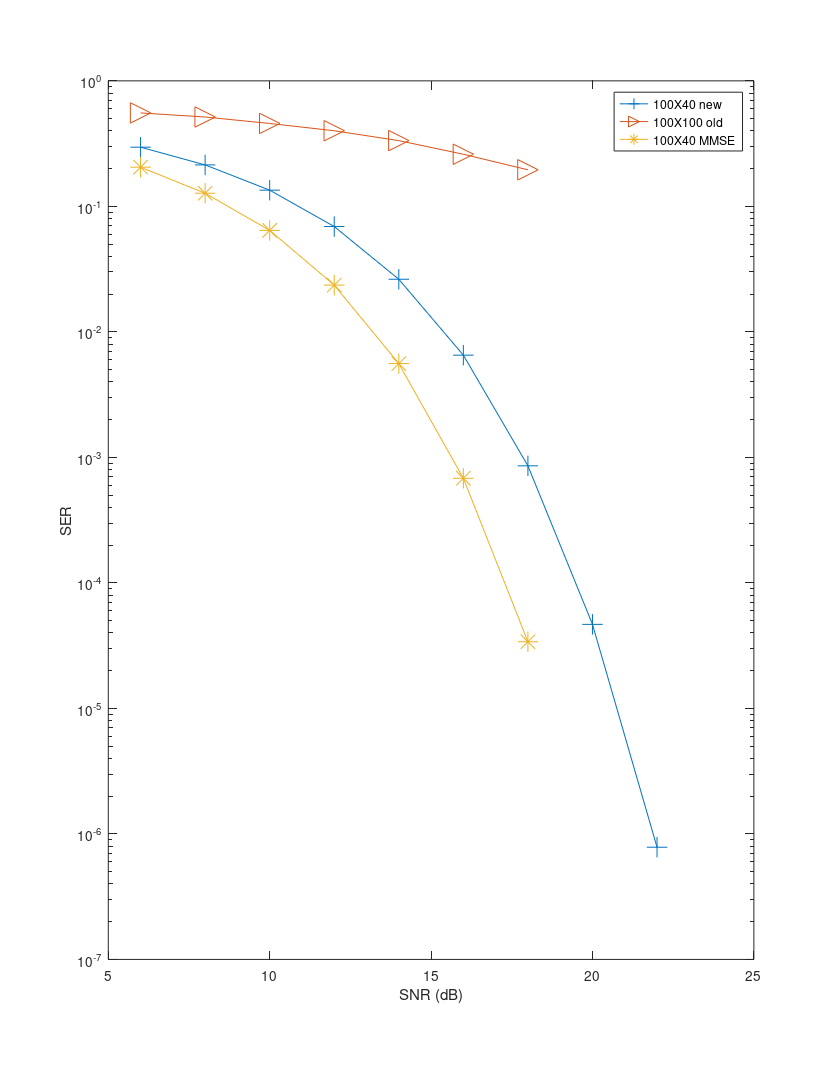

MATLAB code to generate this figure:
%this is for ploting the figure of SNR-BER curve
% sim8_4_0_18=[0.22589062154, 0.15894874930, 0.08640749753, 0.03090812452, 0.00636250013, 0.00079124997, 0.00005481876,0.00000279009,0.00000014225951464822, 0.00000000451437990952];
% sim8_16_0_18=[0.25537124276, 0.22414547205, 0.19270686805, 0.15720969439, 0.10538093746, 0.04198125005, 0.00701593747, 0.00052656251,0.00004961727, 0.00000235999];
% sim8_64_0_22=[0.30989542603, 0.28304228187, 0.25555500388, 0.22751520574, 0.19991666079, 0.16876062751, 0.12789249420, 0.07114583254, 0.02219000086, 0.00312604173, 0.00018895834,0.00000633392  ];
% sim16_4_0_14=[0.23751124740, 0.17347000539, 0.09674874693, 0.03350968659, 0.00618375000, 0.00060968747, 0.00002066603,0.00000026777  ];
% sim16_16_0_18=[0.25537124276, 0.22414547205, 0.19270686805, 0.15720969439, 0.10538093746, 0.04198125005, 0.00701593747, 0.00052656251,0.00002031656,0.00000020876338590830];
% 0.25537124276 0.22414547205 0.19270686805 0.15720969439, 0.075001, 0.019427, 0.002040, 0.000093,
% sim32_4_0_14=[0.24545359612, 0.18672686815, 0.11097452790, 0.04044124857, 0.00811937544, 0.00093781250,0.00005755865,0.00000097851];
% sim48_4_0_14=[0.25442603230, 0.19931979477, 0.12637500465, 0.05224249884, 0.01231614593, 0.00185479166, 0.00016166667,0.00000549426];
sim_100_40_old=[0.26819999999999999396, 0.19164999999999998703, 0.11859999999999999709,...
    0.06090000000000000274, 0.02457499999999999962, 0.00645000000000000000 ,0.00121277617675312195,0.00005600000000000000,0.00000121703063996339...
    0.00000000607241023727 ]; %the old one with one coordinate updated
sim_100_40_new=[0.29618624999999998426, 0.21398074999999999735, 0.13460074999999999124, 0.06905224999999999558, ...
    0.02625699999999999909, 0.00652400000000000028, 0.00085649999999999995, 0.00004672285869138618,0.00000078341626839089]; %the new one with 1Dsearching
%2Dsolver
sim_100_100=[0.55520000000000002682, 0.51502999999999998781, 0.45769999999999999574, 0.40034999999999998366,...
    0.33395999999999997909, 0.26013999999999998236, 0.19559000000000001385];  
sim_100_40_MMSE=[0.20518824999999998870, 0.12725174999999999681, 0.06434650000000000092, 0.02358450000000000130, 0.00558800000000000009,...
    0.00068174999999999996, 0.00003397831730311830 ];
fig1=figure;
Xsize=8.5;Ysize=11;
% Xleft=(8-Xsize)/2;Ytop=(12-Ysize)/2;
Xleft=0;
Ytop=0;
set(fig1,'Units','inches');
set(fig1,'position', [Xleft,Ytop,Xsize,Ysize]);
set(fig1,'PaperUnits','inches');
set(fig1,'PaperPosition',[Xleft,Ytop,Xsize,Ysize]);
set(gca,'fontsize',15);
figure (1)
% fig1=semilogy(0:2:18,sim8_4_0_18,'-*','MarkerSize',15);xlabel('SNR per bit (dB)'),ylabel('BER');
% hold on;
% fig1=semilogy(0:2:18,sim8_16_0_18,'->','MarkerSize',15),xlabel('SNR per bit (dB)'),ylabel('BER');
% fig1=semilogy(0:2:22,sim8_64_0_22,'-d','MarkerSize',15),xlabel('SNR per bit (dB)'),ylabel('BER');
% hold on;
% fig1=semilogy(0:2:14,sim16_4_0_14,'-o','MarkerSize',15),xlabel('SNR per bit (dB)'),ylabel('BER');
% hold on;
% fig1=semilogy(0:2:18,sim16_16_0_18,'-s','MarkerSize',15),xlabel('SNR per bit (dB)'),ylabel('BER');
% hold on;
% fig1=semilogy(0:2:14,sim32_4_0_14,'-p','MarkerSize',15),xlabel('SNR per bit (dB)'),ylabel('BER');
% hold on;
fig1=semilogy(6:2:22,sim_100_40_new,'-+','MarkerSize',15),xlabel('SNR (dB)'),ylabel('SER'),
hold on;

fig1=semilogy(6:2:18,sim_100_100,'->','MarkerSize',15),xlabel('SNR (dB)'),ylabel('SER'),
hold on;
fig1=semilogy(6:2:18,sim_100_40_MMSE,'-*','MarkerSize',15),xlabel('SNR (dB)'),ylabel('SER'),
hold on;
% fig1=semilogy(6:2:24,sim_100_40_old,'-*','MarkerSize',15),xlabel('SNR (dB)'),ylabel('SER'),
% legend('8X8 4QAM','8X8 16QAM','8X8 64QAM','16X16 4QAM','16X16 16QAM','32X32 4QAM','48X48 4QAM');
legend('100X40 new', '100X100 old', '100X40 MMSE');
hold on;

print('-depsc','-tiff','-r300','BER_curves');
hold off;

